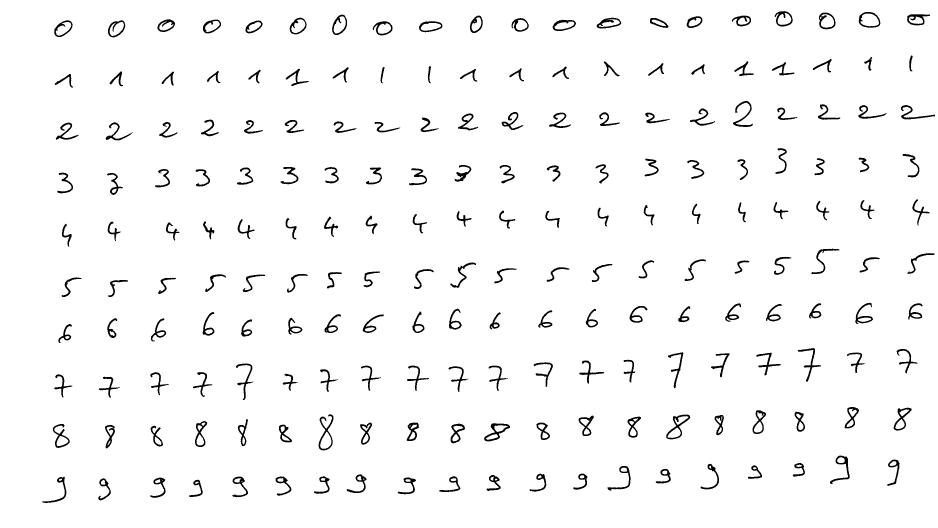
%> input picture app.tif, 2812 x 1584 px (shown at 1/3 size)
$ octave MAIN.m   (GNU Octave 9; MATLAB toolbox functions it lacks are replaced by stand-ins)
%> lines starting %> are read from the running program, lines starting %| are printed output that depends on the picture; in (x1, y1, x2, y2) boxes, pixels count from 0 and x2, y2 are one past the last pixel; in counts of white or black regions, pixels touching at a corner belong together; the program's own positions count from 1
### localisation_extraction.m
function [rectangles] = localisation_extraction(img)

  dispImg = img; %Variable uniquement utilisée pour l'affichage
  img = ~img; %On inverse l'image pour faciliter la suite

  finalIndicesV = []; %Va contenir les coordonnées verticales (lignes) de chaque rectangle englobant
  finalIndicesH = []; %Va contenir les coordonnées horizontales (colonnes) de chaque rectangle englobant

  projecV = sum(img,2); %On fait un premier histogramme de projection verticale des pixels blancs

  for i = 1:size(projecV)(1)
    lines(i) = ~(projecV(i) == 0);  %lines(i) va contenir 1 si il y a des pixels noirs, 0 sinon
  endfor
  d = diff(lines); %On fait une différence dans lines pour trouver les extrémités

  indicesV = find(abs(d)); %On cherche les indices de ces extrémités
  indicesV = reshape(indicesV, 2, length(indicesV)/2);  %On réarrange les indices de manière plus lisible
  indices = indicesV; %indices va contenir, pour chaque intervalle de ligne, toutes les intervalles de colonnes correspondantes

  %On prépare l'affichage du résultat final
  figure;
  imshow(dispImg);
  hold on;

  for i = 1:length(indicesV)

    %On récupère une sous-image correspondant à chaque intervalle, pour ensuite faire une projection horizontale de cette sous-image
    subImg = img(indicesV(1, i):indicesV(2, i),:);
    projecH = sum(subImg,1);

    %Même procédé que pour la projection verticale
    for j = 1:size(projecH)(2)
      columns(j) = ~(projecH(j) == 0);
    endfor

    d = diff(columns);
    indicesH = find(abs(d));
    indicesH = reshape(indicesH, 2, length(indicesH)/2);

    for k = 1:length(indicesH)

##    Affichage des intervalles de colonnes trouvées
##    line([indicesH(1, k), indicesH(1, k)], [indicesV(1, i), indicesV(2, i)], "color", "g");
##    line([indicesH(2, k), indicesH(2, k)], [indicesV(1, i), indicesV(2, i)], "color", "y");

      %On ajoute les colonnes trouvées
      indices(2+2*k-1,i) = indicesH(1, k);
      indices(2+2*k,i) = indicesH(2, k);
      finalIndicesH = [finalIndicesH, indicesH(1, k), indicesH(2, k)];
    endfor

  endfor

##  Affichage des intervalles de lignes trouvées
##  for i = 1:size(indicesV)(2)
##      line([1, size(img)(2)], [indicesV(1, i), indicesV(1, i)], "color", "b");
##      line([1, size(img)(2)], [indicesV(2, i), indicesV(2, i)], "color", "r");
##  endfor

  %RECADRAGE, Il faut recadrer les lignes pour chaque chiffre

  for i = 1:size(indices)(2) %On parcourt les indices des lignes
    for j = 3:2:size(indices)(1)  %On parcourt les indices des colonnes

      %On récupère une sous-image pour chaque chiffre et on refait une projection verticale, même processus
      subImg = zeros(size(img)(1),size(img)(2));
      subImg(indices(1, i):indices(2, i),indices(j, i):indices(j+1, i)) = img(indices(1, i):indices(2, i),indices(j, i):indices(j+1, i));
      projecV = sum(subImg,2);

      for k = 1:size(projecV)(1)
        lines(k) = ~(projecV(k) == 0);
      endfor

      d = diff(lines);
      newIndicesV = find(abs(d));
      finalIndicesV = [finalIndicesV newIndicesV(1) newIndicesV(2)];
##    Affichage des nouvelles lignes pour chaque chifre
##    line([indices(j, i), indices(j+1, i)], [newIndicesV(1), newIndicesV(1)], "color", "b");
##    line([indices(j, i), indices(j+1, i)], [newIndicesV(2), newIndicesV(2)], "color", "r");
    endfor
  endfor

  %Variable de retour, contenant une ligne avec tous les indices des lignes
  %et une ligne avec tous les indices des colonnes
##  rectangles = [finalIndicesV;
##                finalIndicesH];

  rectangles = zeros(length(finalIndicesV)/2,4);
  for i = 1:length(rectangles)
    rectangles(i,1) =  finalIndicesH(2*i-1);
    rectangles(i,2) =  finalIndicesV(2*i-1);
    rectangles(i,3) =  finalIndicesH(2*i)-finalIndicesH(2*i-1);
    rectangles(i,4) =  finalIndicesV(2*i)-finalIndicesV(2*i-1);
    rectangle('Position', rectangles(i,:), 'EdgeColor',rand(3,1), 'LineWidth',2);
  endfor

  %Affichage des rectangles englobants
##  for i = 1:2:length(rectangles)
##    rectangle('Position',[rectangles(2,i) rectangles(1,i+1) rectangles(2,i+1)-rectangles(2,i) rectangles(1,i)-rectangles(1,i+1)], 'EdgeColor',rand(3,1), 'LineWidth',3);
##  endfor

  return;
end

### MAIN.m
clear all;
close all;
pkg load statistics;
pkg load image;
pkg load matgeom;

imgApp = imread("app.tif");
%> imgApp is the input picture: size 1584x2812 uint8; min 0, max 255, mean 247.2
imgTest = imread("test.tif");
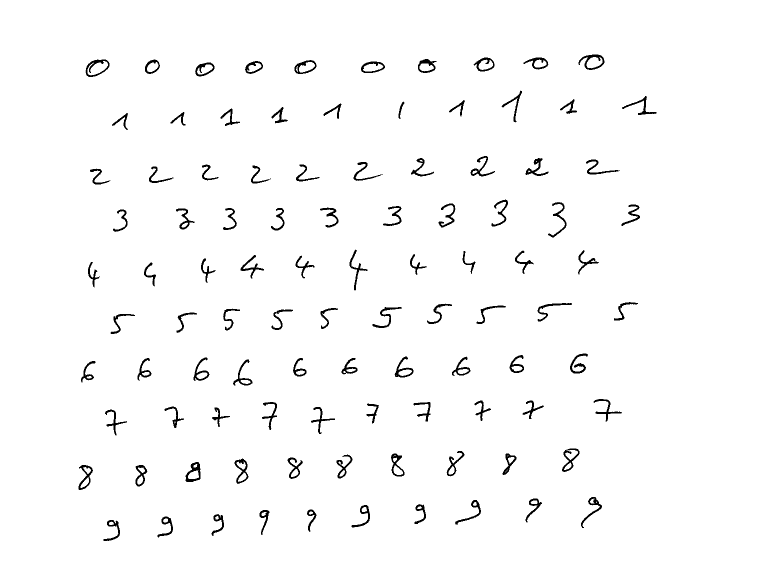
%> input picture test.tif, 1514 x 1175 px (shown at 1/2 size)
%> imgTest is the input picture: size 1175x1514 uint8; 97.9% white; 100 black regions, largest, box (x1, y1, x2, y2) and area: (171, 119, 219, 154) 545, (371, 924, 401, 964) 542, (1157, 109, 1209, 140) 533

%LOCALISATION/EXTRACTION
%On extrait les rectangles des chiffres de l'image app.tif et test.tif qui vont nous servir à l'apprentissage des classifieurs.
rectApp = localisation_extraction(imgApp);
%> in localisation_extraction, `img = ~img; %On inverse l'image pour faciliter la suite`:
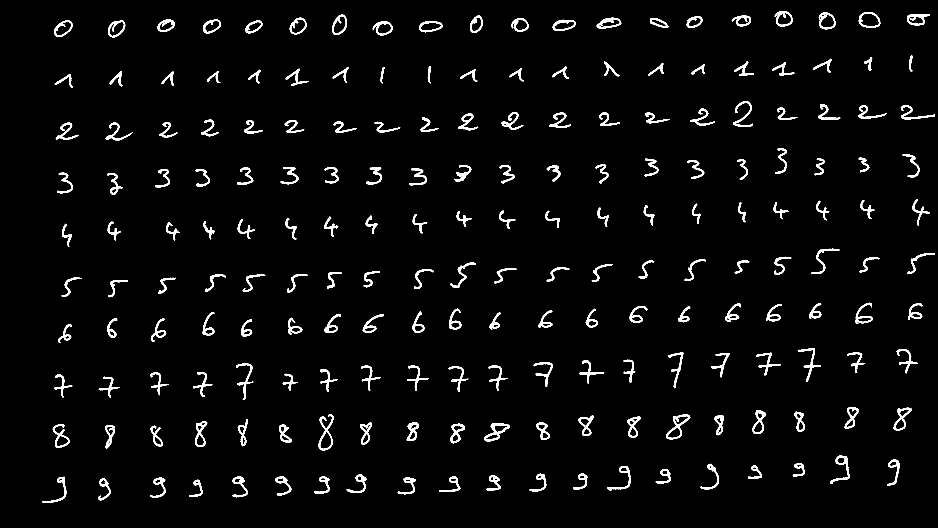
%> img: size 1584x2812 logical (shown at 1/3 size); 3.1% white; 200 white regions, largest, box (x1, y1, x2, y2) and area: (1452, 1270, 1530, 1324) 1267, (1999, 1244, 2071, 1318) 1262, (956, 1243, 1001, 1351) 1220
%> in localisation_extraction, `projecV = sum(img,2);`: projecV = 1584 values, max 428 at index 67, min 0 at index 1, mean 86.23
%> after the loop in localisation_extraction, `for i = 1:size(projecV)(1)`: lines = 1584 logical values, 1273 true
%> in localisation_extraction, `d = diff(lines);`: d = 1583 values, max 1 at index 33, min -1 at index 112, mean 0
%> in localisation_extraction, `indicesV = find(abs(d));`: indicesV = 20 values from 33 to 1509
%> in localisation_extraction, `indicesV = reshape(indicesV, 2, length(indicesV)/2);`: indicesV = 10 columns, first 8: [33 166 303 444 598 746 908 1044; 112 263 421 585 741 892 1029 1200]
%> in localisation_extraction, `indices = indicesV;`: indices has the same summary as indicesV
%> the loop in localisation_extraction, `for i = 1:length(indicesV)` made 10 passes
%> after the loop in localisation_extraction, `for i = 1:length(indicesV)`: columns = 2812 logical values, 995 true; finalIndicesH = 400 values, max 2805 at index 120, min 127 at index 361, mean 1465.3
%> the loop in localisation_extraction, `for i = 1:size(indices)(2)` made 10 passes
%> after the loop in localisation_extraction, `for i = 1:size(indices)(2)`:
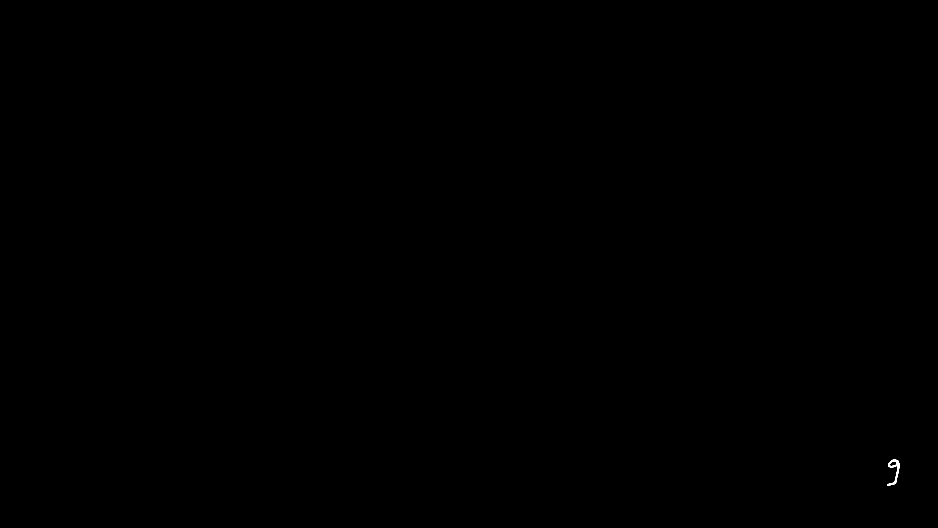
%> subImg: size 1584x2812 double (shown at 1/3 size); values 0 (black) and 1 (white), 0.02% white; 1 white region, box (x1, y1, x2, y2) and area: (2662, 1379, 2699, 1458) 791
%> after the loop in localisation_extraction, `for i = 1:size(indices)(2)`: finalIndicesV = 400 values, max 1509 at index 362, min 33 at index 33, mean 748.5; lines = 1584 logical values, 79 true
%> after the loop in localisation_extraction, `for i = 1:length(rectangles)`: rectangles = 200 rows, first 8: [163 61 55 50; 324 61 52 51; 472 58 53 38; 609 59 54 41; 736 61 52 39; 869 53 51 50; 996 44 45 61; 1118 64 60 42]
%> rectApp has the same summary as rectangles in localisation_extraction
rectTest = localisation_extraction(imgTest);
%> in localisation_extraction (call 2), `img = ~img; %On inverse l'image pour faciliter la suite`:
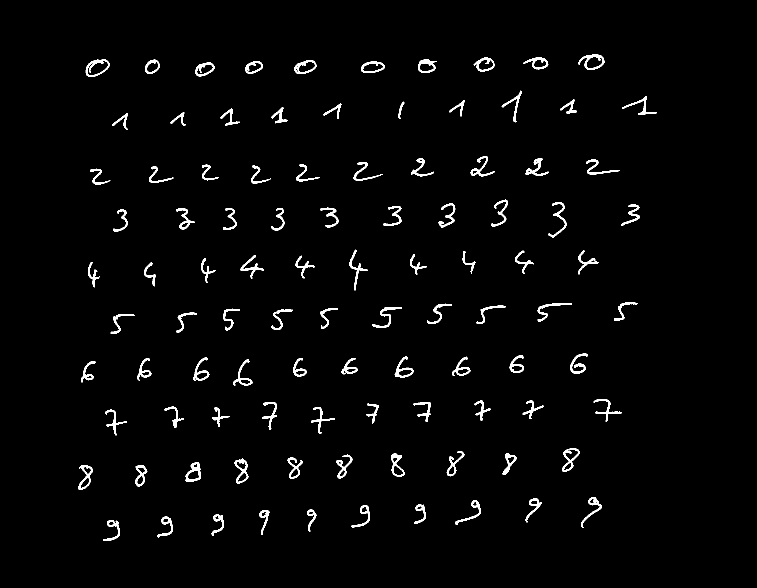
%> img: size 1175x1514 logical (shown at 1/2 size); 2.1% white; 100 white regions, largest, box (x1, y1, x2, y2) and area: (171, 119, 219, 154) 545, (371, 924, 401, 964) 542, (1157, 109, 1209, 140) 533
%> in localisation_extraction (call 2), `projecV = sum(img,2);`: projecV = 1175 values, max 189 at index 126, min 0 at index 1, mean 32.1
%> after the loop in localisation_extraction (call 2), `for i = 1:size(projecV)(1)`: lines = 1175 logical values, 711 true
%> in localisation_extraction (call 2), `d = diff(lines);`: d = 1174 values, max 1 at index 109, min -1 at index 154, mean 0
%> in localisation_extraction (call 2), `indicesV = find(abs(d));`: indicesV = 20 values from 109 to 1082
%> in localisation_extraction (call 2), `indicesV = reshape(indicesV, 2, length(indicesV)/2);`: indicesV = 10 columns, first 8: [109 181 312 399 499 604 707 798; 154 260 369 475 581 668 771 871]
%> in localisation_extraction (call 2), `indices = indicesV;`: indices has the same summary as indicesV
%> the loop in localisation_extraction (call 2), `for i = 1:length(indicesV)` made 10 passes
%> pass 2, in localisation_extraction (call 2), `subImg = img(indicesV(1, i):indicesV(2, i),:);`:
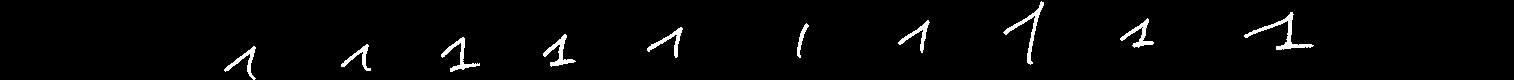
%> subImg: size 80x1514 logical; 2.4% white; 10 white regions, largest, box (x1, y1, x2, y2) and area: (1244, 12, 1314, 50) 460, (1003, 1, 1044, 65) 389, (441, 37, 480, 72) 321
%> pass 3, in localisation_extraction (call 2), `subImg = img(indicesV(1, i):indicesV(2, i),:);`:
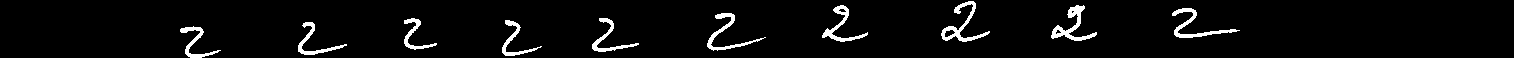
%> subImg: size 58x1514 logical; 4.2% white; 10 white regions, largest, box (x1, y1, x2, y2) and area: (1051, 5, 1097, 41) 482, (941, 1, 990, 42) 476, (1172, 8, 1240, 38) 428
%> after the loop in localisation_extraction (call 2), `for i = 1:length(indicesV)`: columns = 1514 logical values, 315 true; finalIndicesH = 200 values, max 1314 at index 40, min 157 at index 161, mean 695.5
%> the loop in localisation_extraction (call 2), `for i = 1:size(indices)(2)` made 10 passes
%> after the loop in localisation_extraction (call 2), `for i = 1:size(indices)(2)`:
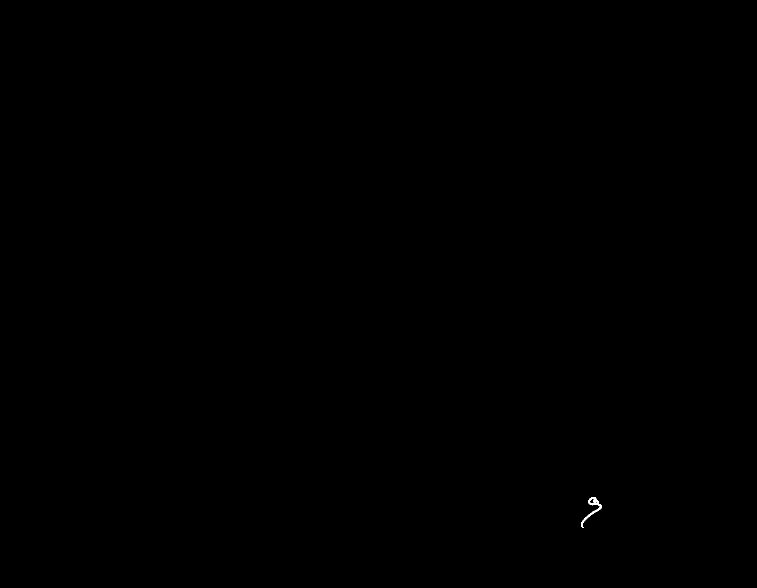
%> subImg: size 1175x1514 double (shown at 1/2 size); values 0 (black) and 1 (white), 0.03% white; 1 white region, box (x1, y1, x2, y2) and area: (1162, 994, 1204, 1056) 468
%> after the loop in localisation_extraction (call 2), `for i = 1:size(indices)(2)`: finalIndicesV = 200 values, max 1082 at index 182, min 109 at index 19, mean 584.4; lines = 1175 logical values, 62 true
%> after the loop in localisation_extraction (call 2), `for i = 1:length(rectangles)`: rectangles = 100 rows, first 8: [171 119 48 35; 290 119 30 29; 390 125 39 28; 490 122 36 26; 589 120 44 28; 722 123 48 23; 836 118 37 28; 947 115 42 28]
%> rectTest has the same summary as rectangles in localisation_extraction


##taux = []
##[nomFichier1,tauxReconnaissance] = classifieur_profils(10,rectApp,rectTest,imgApp,imgTest);
##for(i = 1:10)
##    taux(i) = tauxReconnaissance(i)
##endfor
##
##disp(taux);
##figure;
##labels = ["0"; "1"; "2"; "3" ; "4" ; "5" ; "6" ; "7" ; "8" ; "9"];
##bar(taux);
##set(gca,"xticklabel",labels);
##xlabel("Classe");
##ylabel("Taux de reconnaissance");
##title("Taux de reconnaissance classifieur profils (d=10)");
##

taux = []
somme_taux = [];
somme_taux_temp = [];
%> (the run ends here)
